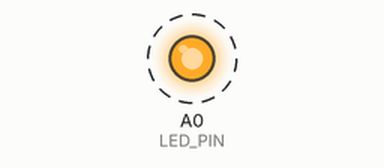
This sketch was run on a simulated Arduino Uno, built with avr-gcc and run on an emulated ATmega328P. Shown: output pins drawn as LEDs (lit = HIGH). Dashed ring = blinking. What the sketch prints to the serial monitor is not drawn.

Above: at 0.2 s.
Timing chart, 0 to 3.0 s (numbered marks = the images above):
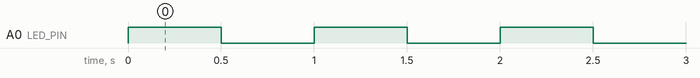

Measured:
- by itself, A0 (LED_PIN): alternates HIGH for 0.50 s and LOW for 0.50 s

The sketch:

blink_led.ino
```cpp
// A0ピンにLEDを接続します
#define LED_PIN A0

//
// setup関数
//
void setup() {
  Serial.begin(115200);
  // ピンを出力に設定する
  pinMode(LED_PIN, OUTPUT);
}

//
// loop関数
//
void loop() {
  // HIGHを出力
  digitalWrite(LED_PIN, HIGH);
  delay(500);
  // LOWを出力
  digitalWrite(LED_PIN, LOW);
  delay(500);
  Serial.println("looping");
}
```
